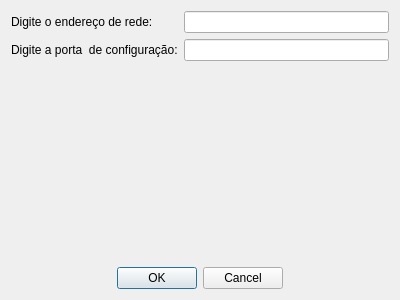
<?xml version="1.0" encoding="UTF-8"?>
<ui version="4.0">
 <class>Dialog</class>
 <widget class="QDialog" name="Dialog">
  <property name="geometry">
   <rect>
    <x>0</x>
    <y>0</y>
    <width>400</width>
    <height>300</height>
   </rect>
  </property>
  <property name="windowTitle">
   <string>Configuração inicial</string>
  </property>
  <property name="modal">
   <bool>true</bool>
  </property>
  <layout class="QVBoxLayout" name="verticalLayout">
   <item>
    <layout class="QFormLayout" name="formLayout">
     <item row="0" column="0">
      <widget class="QLabel" name="label">
       <property name="text">
        <string>Digite o endereço de rede:</string>
       </property>
      </widget>
     </item>
     <item row="1" column="0">
      <widget class="QLabel" name="label_2">
       <property name="text">
        <string>Digite a porta  de configuração:</string>
       </property>
      </widget>
     </item>
     <item row="0" column="1">
      <widget class="QLineEdit" name="trava_txt"/>
     </item>
     <item row="1" column="1">
      <widget class="QLineEdit" name="porta_txt"/>
     </item>
    </layout>
   </item>
   <item>
    <widget class="QDialogButtonBox" name="buttonBox">
     <property name="orientation">
      <enum>Qt::Horizontal</enum>
     </property>
     <property name="standardButtons">
      <set>QDialogButtonBox::Cancel|QDialogButtonBox::Ok</set>
     </property>
     <property name="centerButtons">
      <bool>true</bool>
     </property>
    </widget>
   </item>
  </layout>
 </widget>
 <resources/>
 <connections>
  <connection>
   <sender>buttonBox</sender>
   <signal>accepted()</signal>
   <receiver>Dialog</receiver>
   <slot>accept()</slot>
   <hints>
    <hint type="sourcelabel">
     <x>248</x>
     <y>254</y>
    </hint>
    <hint type="destinationlabel">
     <x>157</x>
     <y>274</y>
    </hint>
   </hints>
  </connection>
  <connection>
   <sender>buttonBox</sender>
   <signal>rejected()</signal>
   <receiver>Dialog</receiver>
   <slot>reject()</slot>
   <hints>
    <hint type="sourcelabel">
     <x>316</x>
     <y>260</y>
    </hint>
    <hint type="destinationlabel">
     <x>286</x>
     <y>274</y>
    </hint>
   </hints>
  </connection>
 </connections>
</ui>
